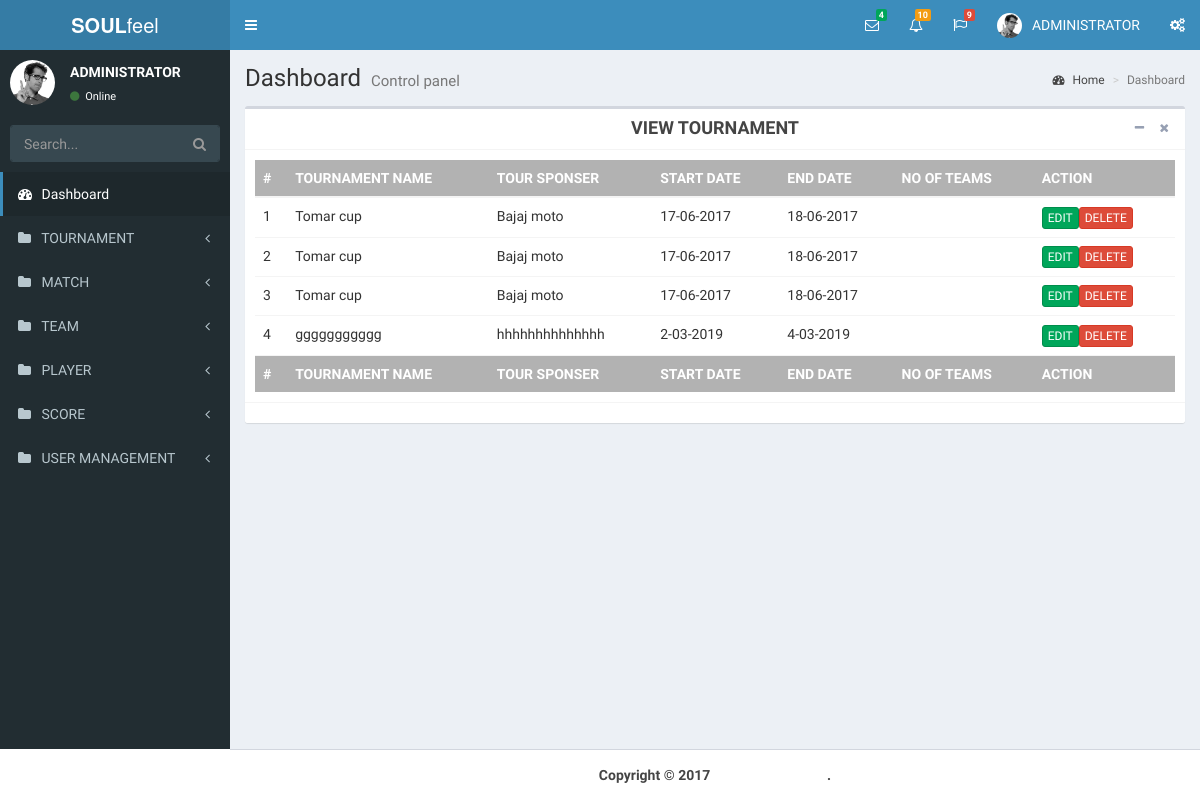
/index.php/tour/upcoming, run on an earlier commit of the app's database.
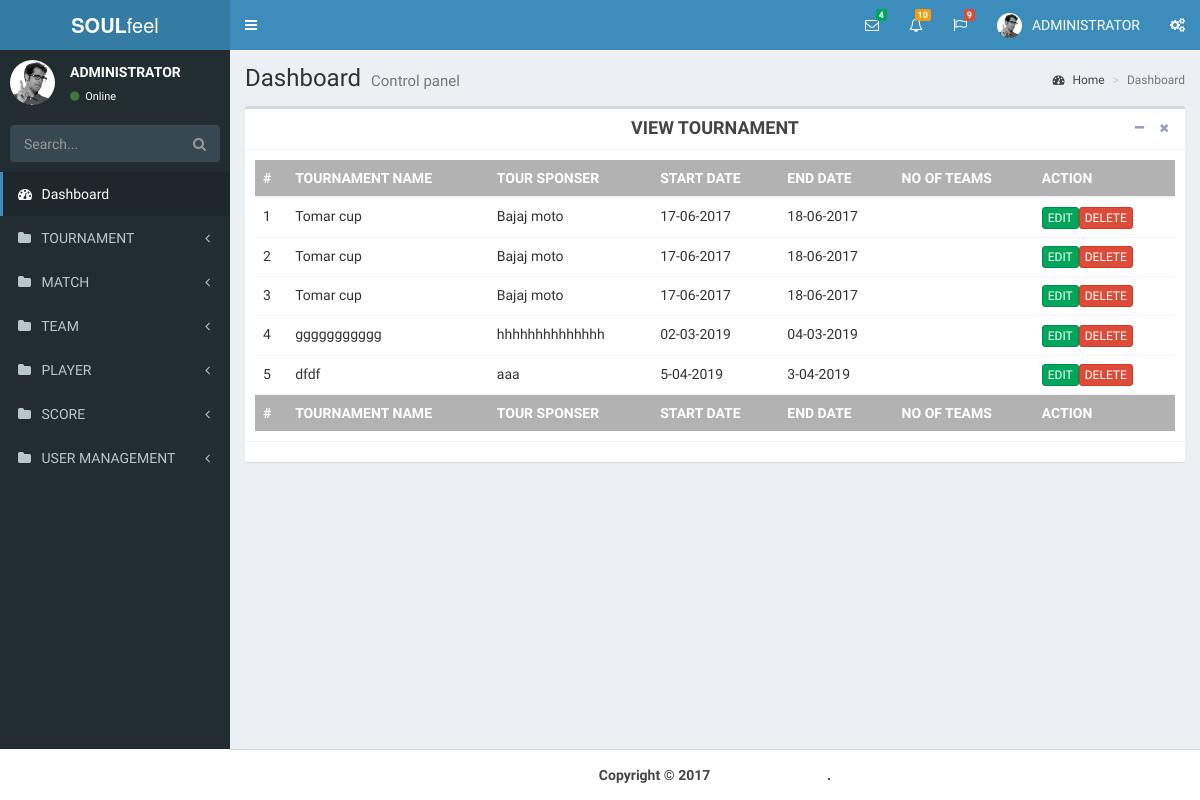
And on a later commit of the database.
### tables this page shows
CREATE TABLE IF NOT EXISTS `tournament` (
  `intId` int(11) NOT NULL,
  `tour_name` varchar(100) NOT NULL,
  `tour_banner` varchar(100) NOT NULL,
  `tour_sponser` varchar(100) NOT NULL,
  `place` varchar(255) NOT NULL,
  `teams` text NOT NULL,
  `tour_start_date` varchar(100) NOT NULL,
  `tour_end_date` varchar(100) NOT NULL,
  `team_count` int(11) NOT NULL,
  `created_on` timestamp NOT NULL DEFAULT CURRENT_TIMESTAMP
);

### application/controllers/Tour.php (called while the page is built, shortened)
<?php
class Tour extends CI_Controller {
	public function upcoming()
	{
		$data['upcoming'] =$this->tournament_model->upcoming();
	}
}

### index.php (called while the page is built, shortened)
<?php
require_once BASEPATH.'core/CodeIgniter.php';

### application/models/Tournament_model.php (the view, shortened to what this page needs)
<?php
class Tournament_model extends CI_Model {
	function upcoming(){
		$this->db->select('*');
		$this->db->from('tournament');
		$query = $this->db->get();
		$data = $query->result_array();
		$str = '';
		$ii = 1;
		foreach($data as $value){
			$start_date1 = $value['tour_start_date'];
			$start_date1= (strtotime($start_date1));
			if($start_date1 > time() ){
					$str = $str. '<tr><td>'.$ii.'</td><td>'.$value['tour_name'].'</td><td>'.$value['tour_sponser'].'</td><td>'.$value['tour_start_date'].'</td><td>'.$value['tour_end_date'].'</td><td>'.$value['teams'].'</td><td><button class= "btn btn-success btn-xs"><a href= "'.base_url().$value['intId'].'" >EDIT</a></button><button class= "btn btn-danger btn-xs"><a href= "'.base_url().$value['intId'].'" >DELETE</a></button></td></tr>';
			$ii++;
			}
		}
		return $str;
	}
}

What changed in the data, as far as the page shows it:
changed tournament "ggggggggggg": tour_start_date "2-03-2019" → "02-03-2019"; tour_end_date "4-03-2019" → "04-03-2019"
added tournament: tour_name "dfdf", tour_sponser "aaa", tour_start_date "5-04-2019", tour_end_date "3-04-2019"
Also different on the page:
text no longer shown: "EDIT EDIT EDIT EDIT DELETE DELETE DELETE DELETE"
text now shown: "EDIT EDIT EDIT EDIT EDIT DELETE DELETE DELETE DELETE DELETE"
